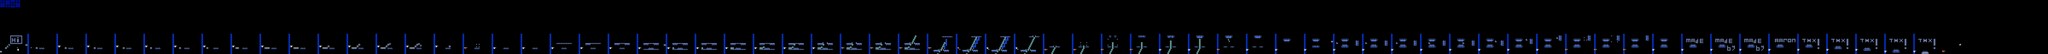

A level layout from a 2D game, rendered from its tile map. Below: a short description, then the map file with tile-grid data replaced by summaries:
An orthogonal 1200x32 tile map with 16x16 px tiles, 2 tile layers (SP, ...), 2 tilesets, 2 image layers.

<map version="1.10" tiledversion="1.11.2" orientation="orthogonal" renderorder="right-down" width="1200" height="32" tilewidth="16" tileheight="16" infinite="0" nextlayerid="5" nextobjectid="1">
 <editorsettings>
  <chunksize width="16" height="27" />
  <export target="stereomadness.csv" format="csv" />
  <decoset name="deco1" />
 </editorsettings>
 <tileset firstgid="1" name="famidash" tilewidth="16" tileheight="16" tilecount="256" columns="16">
  <image source="../../../GRAPHICS/famidash.bmp" width="256" height="256" />
 </tileset>
 <tileset firstgid="257" name="sprites" tilewidth="16" tileheight="16" tilecount="256" columns="16">
  <image source="../../../GRAPHICS/sprites.png" width="256" height="256" />
 </tileset>
 <imagelayer id="3" name="Image Layer 1" parallaxx="0.9" parallaxy="0.9" repeatx="1" repeaty="1">
  <image source="../../../GRAPHICS/Old/parallax Blue.bmp" width="144" height="72" />
 </imagelayer>
 <imagelayer id="4" name="Image Layer 2" offsetx="0" offsety="512" repeatx="1">
  <image source="../../../GRAPHICS/ground.bmp" width="64" height="128" />
 </imagelayer>
 <layer id="1" width="1200" height="32">
  <data>[38400 cells, 33383 non-empty, 39 distinct tile ids]</data>
 </layer>
 <layer id="2" name="SP" width="1200" height="32">
  <data>[38400 cells, 143 non-empty, 12 distinct tile ids]</data>
 </layer>
</map>
